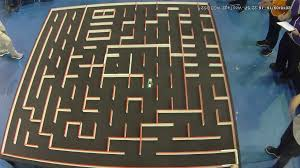
#> input picture operation phoenix/images.jpg, 300 x 168 px
$ python -i image_rec.py   (imports and definitions only)
#> lines starting #> are read from the running program, lines starting #| are printed output that depends on the picture; after the words box and inside, x2 and y2 are one past the last pixel; in counts of white or black regions, pixels touching at a corner belong together
#> further down, picture is the input picture: shape (168, 300, 3); mean B, G, R 84.7, 91.1, 91
import cv2
import numpy as np
import math

# [32 lines left out: functions get_angle, lineseg_dists, not called in this run]

def find_ground(image):

    height, width, channels = image.shape
#> height = 168; width = 300; channels = 3

    hsv = cv2.cvtColor(image, cv2.COLOR_BGR2HSV)
#> hsv: shape (168, 300, 3); mean H, S, V 47.5, 80.7, 103.9

    lower_yellow = np.array([10, 50, 100])
    upper_yellow = np.array([20, 255, 255])

    mask2 = cv2.inRange(hsv, lower_yellow, upper_yellow)
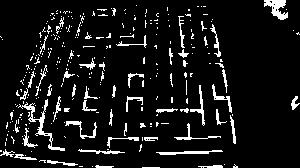
#> mask2: shape (168, 300); 8.5% white in thin lines or dots

    contours2, _ = cv2.findContours(mask2, cv2.RETR_EXTERNAL, cv2.CHAIN_APPROX_SIMPLE)
#> contours2 = 283 contours, 253 with area under 20; largest, box (x1, y1, x2, y2) and area: (264, 0, 288, 20) 218, (18, 99, 65, 151) 208, (156, 150, 223, 155) 100, (190, 85, 205, 126) 80, (65, 121, 97, 139) 80
    goals = []

    for contour in contours2:
        M = cv2.moments(contour)

        if M["m00"] != 0:
            cX = int(M["m10"] / M["m00"])
            cY = int(M["m01"] / M["m00"])

            goals.append((cv2.contourArea(contour), (cX, cY), contour))
#> this loop made 283 passes
#> (contour, cX, cY) on passes 14, 35, 38, 57: ([[0, 150], [0, 151], [1, 151], [1, 150]], 0, 150), ([[25, 124], [26, 125], [26, 124]], 25, 124), ([[150, 123], [150, 124], [151, 124], [151, 123]], 150, 123), ([[157, 114], [156, 115], [157, 115]], 156, 114)
#> (cX, cY) on passes 4, 5, 6, 8, 9, 11: (214, 166), (102, 166), (235, 166), (60, 162), (44, 160), (23, 156)
#> after the loop, goals = 111 items

    goals = sorted(goals, key=lambda x: x[0], reverse = True)

    contours = [g[2] for g in goals]
#> contours = 111 contours, 81 with area under 20; largest, box (x1, y1, x2, y2) and area: (264, 0, 288, 20) 218, (18, 99, 65, 151) 208, (156, 150, 223, 155) 100, (190, 85, 205, 126) 80, (65, 121, 97, 139) 80
    goal_locs = [g[1] for g in goals]
#> goal_locs = 111 pairs, first value 0 to 297, second value 7 to 166

    return goals[0][2]

# [166 lines left out: functions find_goals, get_orientation, not called in this run]

>>> import cv2
>>> picture = cv2.imread('images.jpg')
>>> result = find_ground(picture)
#> result = contour of 52 points, box (x1, y1, x2, y2) (264, 0, 288, 20), area 218

$ run again, on operation phoenix/maze2.jpg
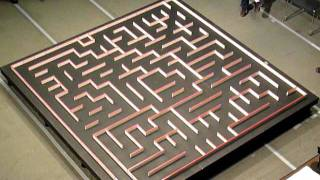
#> input picture operation phoenix/maze2.jpg, 320 x 180 px
#> picture is the input picture: shape (180, 320, 3); mean B, G, R 100.7, 117.7, 130.4
#> hsv: shape (180, 320, 3); mean H, S, V 21.9, 65.6, 130.7
#> in find_ground, `mask2 = cv2.inRange(hsv, lower_yellow, upper_yellow)`:
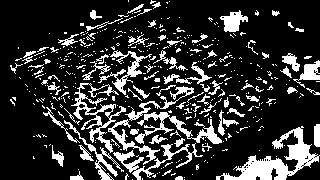
#> mask2: shape (180, 320); 19.7% white; 434 white regions (354 under 20 px)
#> contours2 = 434 contours, 394 with area under 20; largest, box (x1, y1, x2, y2) and area: (216, 126, 320, 180) 1545, (71, 83, 126, 153) 727, (135, 112, 222, 144) 571, (113, 143, 203, 180) 467, (98, 50, 152, 95) 380
#> the loop in find_ground, `for contour in contours2:` made 434 passes
#> (contour, cX, cY) on passes 28, 49, 60: ([[33, 156], [33, 158], [34, 158], [33, 157]], 33, 157), ([[225, 138], [226, 139], [226, 140], [226, 138]], 225, 138), ([[259, 129], [258, 130], [259, 130], [260, 129]], 259, 129)
#> after the loop in find_ground, `for contour in contours2:`: goals = 186 items
#> contours = 186 contours, 146 with area under 20; largest, box (x1, y1, x2, y2) and area: (216, 126, 320, 180) 1545, (71, 83, 126, 153) 727, (135, 112, 222, 144) 571, (113, 143, 203, 180) 467, (98, 50, 152, 95) 380
#> goal_locs = 186 pairs, first value 11 to 316, second value 1 to 177
#> result = contour of 295 points, box (x1, y1, x2, y2) (216, 126, 320, 180), area 1545
